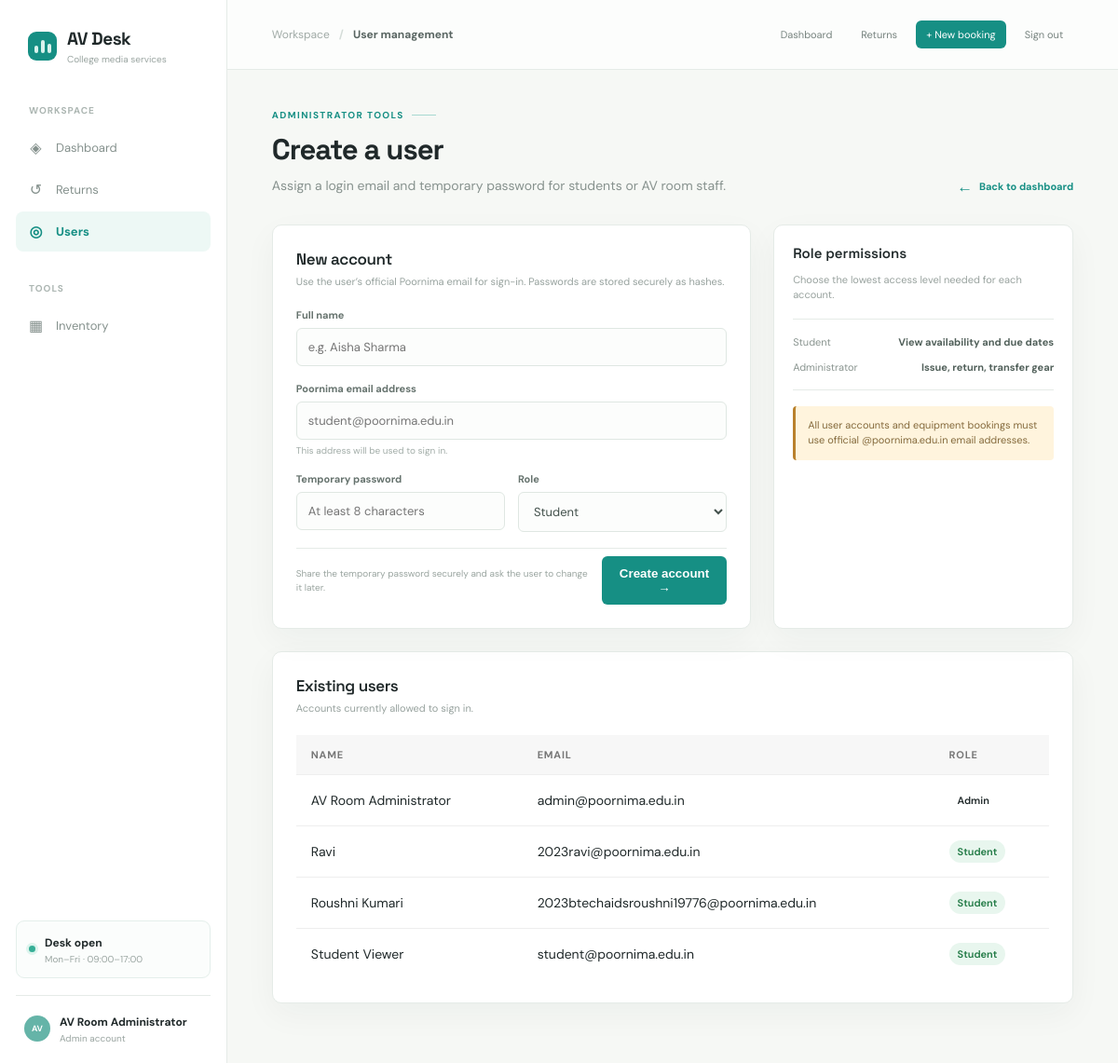
Screenshot of /users (signed in) with the database file from the repository.
### app.py (models this page shows)
class User(db.Model):
    id = db.Column(db.Integer, primary_key=True)
    name = db.Column(db.String(100), nullable=False)
    email = db.Column(db.String(100), unique=True, nullable=False)
    password_hash = db.Column(db.String(255), nullable=False)
    role = db.Column(db.String(20), nullable=False, default="student")

### app.py (the view, shortened to what this page needs)
@app.route("/users", methods=["GET", "POST"])
@admin_required
def users():
    return render_template("users.html", users=User.query.order_by(User.name).all())

### app.py (called while the page is built)
def admin_required(view):
    @wraps(view)
    def wrapped_view(*args, **kwargs):
        if "user_id" not in session:
            return redirect(url_for("login", next=request.path))
        if session.get("role") != "admin":
            return "Only administrators can issue or manage equipment!", 403
        return view(*args, **kwargs)
    return wrapped_view

@app.context_processor
def inject_current_user():
    user = User.query.get(session["user_id"]) if session.get("user_id") else None
    return {"current_user": user}

### templates/users.html (shortened to what this page needs)
{% extends "base.html" %}
{% block breadcrumb %}User management{% endblock %}
{% block content %}
<div class="page-head"><div><p class="eyebrow">Administrator tools</p><h1>Create a user</h1><p class="lede">Assign a login email and temporary password for students or AV room staff.</p></div><a class="back-link" href="{{ url_for('index') }}"><span>←</span> Back to dashboard</a></div>
<div class="grid-two">
    <section class="panel panel-pad">
        <h2 class="section-title">New account</h2>
        <p class="section-note">Use the user’s official Poornima email for sign-in. Passwords are stored securely as hashes.</p>
        <form method="post">
            <div class="form-grid">
                <label class="field full">Full name<input type="text" name="name" required placeholder="e.g. Aisha Sharma"></label>
                <label class="field full">Poornima email address<input type="email" name="email" required pattern="[A-Za-z0-9._%+-]+@poornima\.edu\.in" title="Use an @poornima.edu.in email address" placeholder="student@poornima.edu.in"><span class="help">This address will be used to sign in.</span></label>
                <label class="field">Temporary password<input type="password" name="password" minlength="8" required placeholder="At least 8 characters"></label>
                <label class="field">Role<select name="role"><option value="student">Student</option><option value="admin">Administrator</option></select></label>
            </div>
            <div class="form-footer"><span class="fine-print">Share the temporary password securely and ask the user to change it later.</span><button class="button" type="submit">Create account →</button></div>
        </form>
    </section>
    <aside class="panel side-list"><h3>Role permissions</h3><p>Choose the lowest access level needed for each account.</p><div class="rule"></div><div class="fact"><span>Student</span><strong>View availability and due dates</strong></div><div class="fact"><span>Administrator</span><strong>Issue, return, transfer gear</strong></div><div class="rule"></div><div class="notice">All user accounts and equipment bookings must use official @poornima.edu.in email addresses.</div></aside>
</div>
<section class="panel panel-pad" style="margin-top:24px"><h2 class="section-title">Existing users</h2><p class="section-note">Accounts currently allowed to sign in.</p><div class="table-wrapper"><table class="booking-table"><thead><tr><th>Name</th><th>Email</th><th>Role</th></tr></thead><tbody>{% for user in users %}<tr><td>{{ user.name }}</td><td>{{ user.email }}</td><td><span class="status {% if user.role == 'admin' %}active{% else %}borrowed-status{% endif %}">{{ user.role|capitalize }}</span></td></tr>{% endfor %}</tbody></table></div></section>
{% endblock %}

### templates/base.html (shortened to what this page needs)
<!doctype html>
<html lang="en">
<head>
</head>
<body>
<div class="shell">
	<aside class="rail">
		<a class="brand" href="{{ url_for('index') }}"><span class="brand-mark"><i></i><i></i><i></i></span><span><strong>AV Desk</strong><small>College media services</small></span></a>
		<div class="rail-label">Workspace</div>
		<nav class="nav" aria-label="Main navigation">
			<a href="{{ url_for('index') }}" class="{% if request.endpoint == 'index' %}active{% endif %}"><span class="nav-icon">◈</span>Dashboard</a>
            {% if current_user and current_user.role == 'admin' %}<a href="{{ url_for('returns') }}" class=""><span class="nav-icon">↺</span>Returns </a>{% endif %}
            {% if current_user and current_user.role == 'admin' %}<a href="{{ url_for('users') }}" class="{% if request.endpoint == 'users' %}active{% endif %}"><span class="nav-icon">◎</span>Users</a>{% endif %}
		</nav>
		<div class="rail-label">Tools</div>
		<nav class="nav"><a href="{{ url_for('index') }}#equipment"><span class="nav-icon">▦</span>Inventory</a></nav>
		<div class="rail-spacer"></div>
		<div class="desk-status"><span class="status-dot"></span><span><strong>Desk open</strong><small>Mon–Fri · 09:00–17:00</small></span></div>
		<div class="user"><span class="avatar">{% if current_user %}{{ current_user.name[:2]|upper }}{% else %}AV{% endif %}</span><span><strong>{% if current_user %}{{ current_user.name }}{% else %}AV Desk{% endif %}</strong><small>{% if current_user %}{{ current_user.role|capitalize }} account{% else %}Media services{% endif %}</small></span></div>
	</aside>
	<main class="workspace">
        <header class="topbar"><div class="crumb"><span>Workspace</span><b>/</b><strong>{% block breadcrumb %}AV Desk{% endblock %}</strong></div><nav class="top-links"><a href="{{ url_for('index') }}" class="{% if request.endpoint == 'index' %}current{% endif %}">Dashboard</a>{% if current_user and current_user.role == 'admin' %}<a href="{{ url_for('returns') }}" class="{% if request.endpoint == 'returns' %}current{% endif %}">Returns</a><a href="{{ url_for('index') }}#equipment" class="primary">+ New booking</a>{% endif %}{% if current_user %}<a href="{{ url_for('logout') }}">Sign out</a>{% endif %}</nav></header>
		<div class="content">
			{% block content %}{% endblock %}
		</div>
	</main>
</div>
</body>
</html>

### rows the page displays
User: name "AV", name "AV Room Administrator", role "Admin", email "admin@poornima.edu.in"
User: name "Ravi", email "2023ravi@poornima.edu.in", role "Student"
User: name "Roushni Kumari", email "2023btechaidsroushni19776@poornima.edu.in", role "Student"
User: name "Student Viewer", email "student@poornima.edu.in", role "Student"
